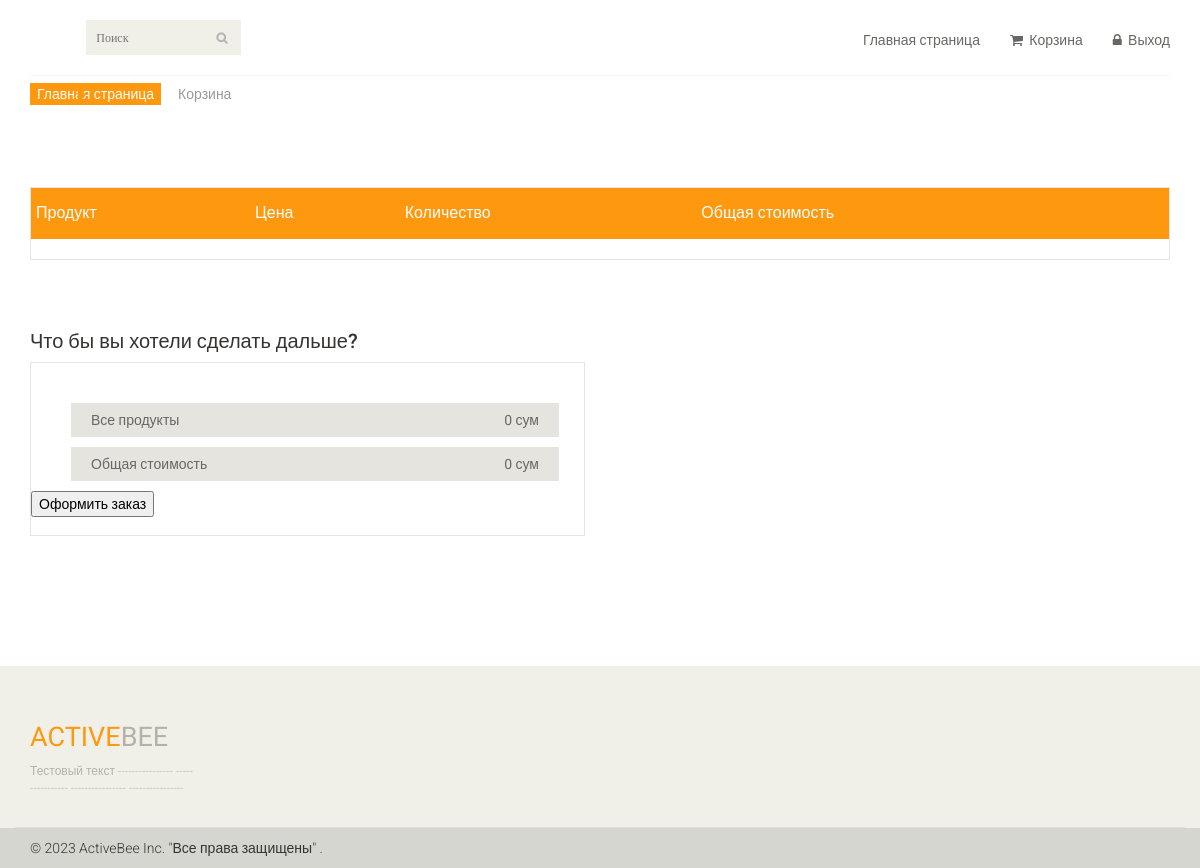
Before: /basket (signed in) with the older database file.
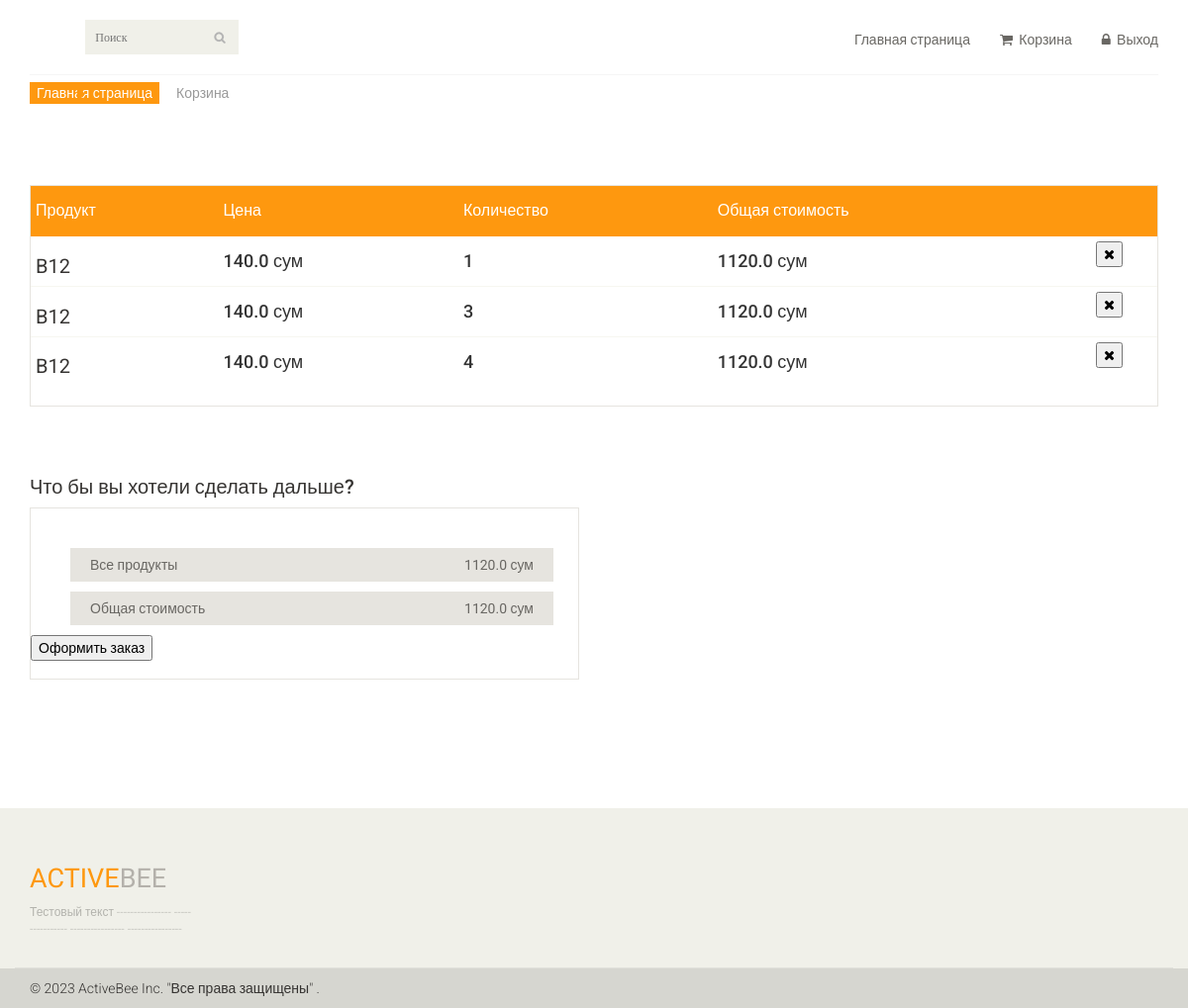
After: the same page with the newer database file.
### main_page/models.py (models this page shows, shortened)
class Basket(models.Model):
    user_id = models.IntegerField()
    user_product = models.ForeignKey(Product, on_delete=models.CASCADE)
    user_product_quantity = models.IntegerField()
    total_for_product = models.FloatField()

class Product(models.Model):
    product_name = models.CharField(max_length=125) #Создаем категорию с именами
    product_count = models.IntegerField() #Создаем категорию с количеством
    product_price = models.FloatField() #Создаем категорию с ценой
    product_photo = models.ImageField(upload_to='media') #Создаем категорию с фото
    product_des = models.TextField() #Создаем категорию с описанием
    product_category = models.ForeignKey(Category, on_delete=models.CASCADE) #прописали вызов категории и удаление товара
    reg_date = models.DateTimeField(auto_now_add=True) #Создаем категорию с датой и временем
    def __str__(self):
        return self.product_name

### main_page/views.py (the view)
# urls.py: path('basket',views.get_Basket),
def get_Basket(request):
    basket = Basket.objects.filter(user_id = request.user.id)
    total = sum([i.total_for_product for i in basket])
    return render(request, 'user_cart.html', {'cart': basket, "total":total})

### main_page/templates/user_cart.html (shortened to what this page needs)
{% extends 'index.html' %}
{% block content %}
	<section id="cart_items">
		<div class="container">
			<div class="breadcrumbs">
				<ol class="breadcrumb">
				  <li><a href="/">Главная страница</a></li>
				  <li class="active">Корзина</li>
				</ol>
			</div>
			<div class="table-responsive cart_info">
				<table class="table table-condensed">
					<thead>
						<tr class="cart_menu">
							<td class="description">Продукт</td>
							<td class="price">Цена</td>
							<td class="quantity">Количество</td>
							<td class="total">Общая стоимость</td>
							<td></td>
						</tr>
					</thead>
					<tbody>
					{% for i in cart %}
						<tr>
							<td class="cart_description">
								<h4><a href="/item/{{ i.user_product.id }}">{{ i.user_product }}</a></h4>
							</td>
							<td class="cart_price">
								<h4>{{ i.user_product.product_price }} сум</h4>
							</td>
							<td class="cart_quantity">
								<h4>{{ i.user_product_quantity }}</h4>
							</td>
							<td class="cart_total">
								<h4>{{ total }} сум</h4>
							</td>
							<td class="cart_delete">
								<form action="/del_item/{{ i.id }}" method="post">
									<button><i class="fa fa-times"></i></button>
								</form>
							</td>
						</tr>
					{% endfor %}
					</tbody>
				</table>
			</div>
		</div>
	</section>
	<section id="do_action">
		<div class="container">
			<div class="heading">
				<h3>Что бы вы хотели сделать дальше?</h3>
			</div>
			<div class="row">
				<div class="col-sm-6">
					<div class="total_area">
						<ul>
							<li>Все продукты <span>{{ total }} сум</span></li>
							<li>Общая стоимость <span>{{ total }} сум</span></li>
						</ul>
							<form method="POST" action="/order">
								<button>Оформить заказ</button>
							</form>
					</div>
				</div>
			</div>
		</div>
	</section>
{% endblock content %}

Changed rows visible on the page:
added Basket: user_product "B12", user_product.product_price "140.0", user_product_quantity "1", total "1120.0"
added Basket: user_product "B12", user_product.product_price "140.0", user_product_quantity "3", total "1120.0"
added Basket: user_product "B12", user_product.product_price "140.0", user_product_quantity "4", total "1120.0"
Other visible differences:
{{ total }}: "0" → "1120.0"
